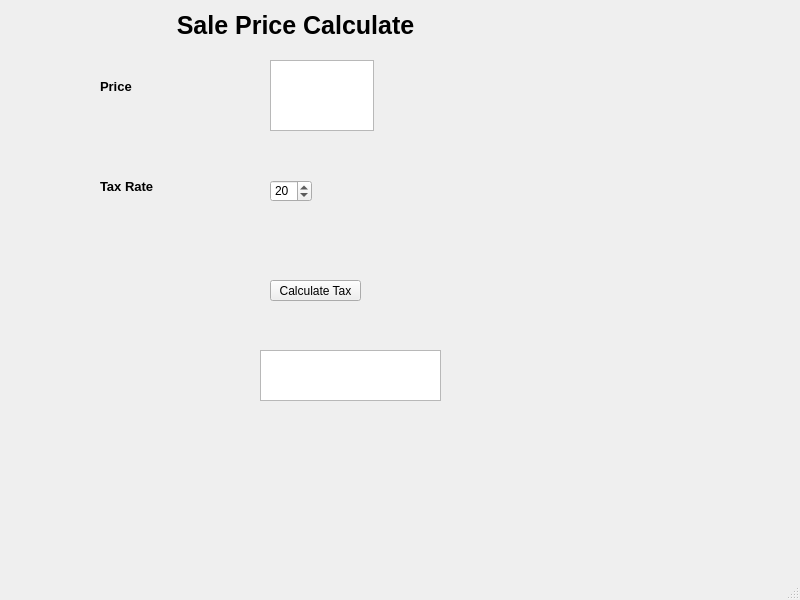
<?xml version="1.0" encoding="UTF-8"?>
<ui version="4.0">
 <class>MainWindow</class>
 <widget class="QMainWindow" name="MainWindow">
  <property name="geometry">
   <rect>
    <x>0</x>
    <y>0</y>
    <width>800</width>
    <height>600</height>
   </rect>
  </property>
  <property name="windowTitle">
   <string>MainWindow</string>
  </property>
  <widget class="QWidget" name="centralwidget">
   <widget class="QTextEdit" name="price_box">
    <property name="geometry">
     <rect>
      <x>270</x>
      <y>60</y>
      <width>104</width>
      <height>71</height>
     </rect>
    </property>
   </widget>
   <widget class="QLabel" name="label">
    <property name="geometry">
     <rect>
      <x>100</x>
      <y>80</y>
      <width>54</width>
      <height>12</height>
     </rect>
    </property>
    <property name="font">
     <font>
      <family>Arial</family>
      <pointsize>10</pointsize>
      <weight>75</weight>
      <bold>true</bold>
     </font>
    </property>
    <property name="text">
     <string>Price</string>
    </property>
   </widget>
   <widget class="QSpinBox" name="tax_rate">
    <property name="geometry">
     <rect>
      <x>270</x>
      <y>180</y>
      <width>42</width>
      <height>22</height>
     </rect>
    </property>
    <property name="value">
     <number>20</number>
    </property>
   </widget>
   <widget class="QLabel" name="label_2">
    <property name="geometry">
     <rect>
      <x>100</x>
      <y>180</y>
      <width>54</width>
      <height>12</height>
     </rect>
    </property>
    <property name="font">
     <font>
      <family>Arial</family>
      <pointsize>10</pointsize>
      <weight>75</weight>
      <bold>true</bold>
     </font>
    </property>
    <property name="text">
     <string>Tax Rate</string>
    </property>
   </widget>
   <widget class="QPushButton" name="Calc_Tax_Button">
    <property name="geometry">
     <rect>
      <x>270</x>
      <y>280</y>
      <width>91</width>
      <height>21</height>
     </rect>
    </property>
    <property name="text">
     <string>Calculate Tax</string>
    </property>
   </widget>
   <widget class="QTextEdit" name="results_window">
    <property name="geometry">
     <rect>
      <x>260</x>
      <y>350</y>
      <width>181</width>
      <height>51</height>
     </rect>
    </property>
   </widget>
   <widget class="QLabel" name="label_3">
    <property name="geometry">
     <rect>
      <x>130</x>
      <y>10</y>
      <width>331</width>
      <height>31</height>
     </rect>
    </property>
    <property name="font">
     <font>
      <family>MS Sans Serif</family>
      <pointsize>19</pointsize>
      <weight>75</weight>
      <bold>true</bold>
     </font>
    </property>
    <property name="text">
     <string>Sale Price Calculate</string>
    </property>
    <property name="alignment">
     <set>Qt::AlignCenter</set>
    </property>
   </widget>
  </widget>
  <widget class="QMenuBar" name="menubar">
   <property name="geometry">
    <rect>
     <x>0</x>
     <y>0</y>
     <width>800</width>
     <height>23</height>
    </rect>
   </property>
  </widget>
  <widget class="QStatusBar" name="statusbar"/>
 </widget>
 <resources/>
 <connections/>
</ui>
